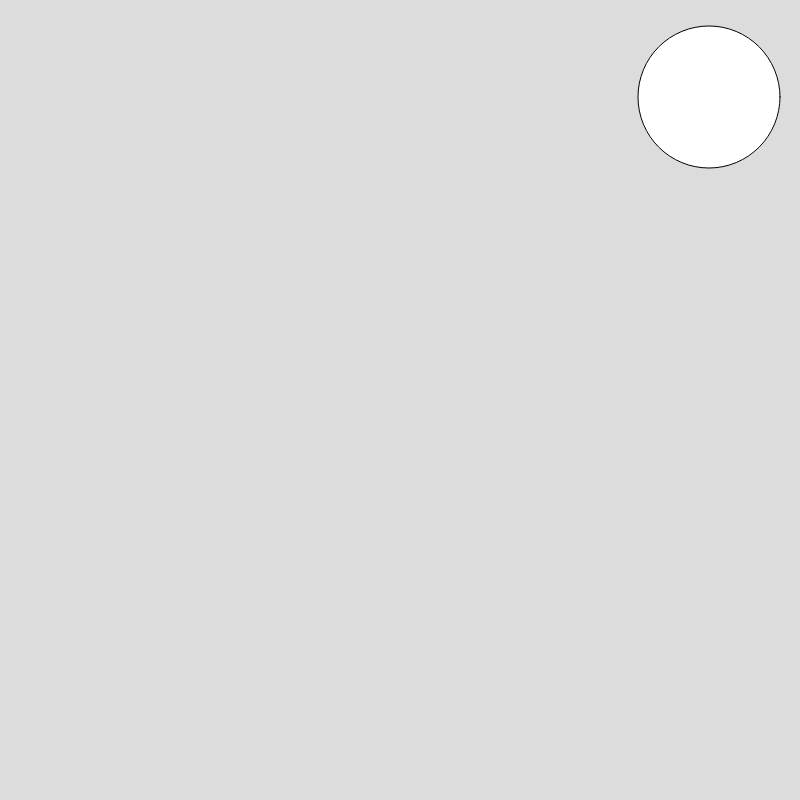
Frame 1 (no input)
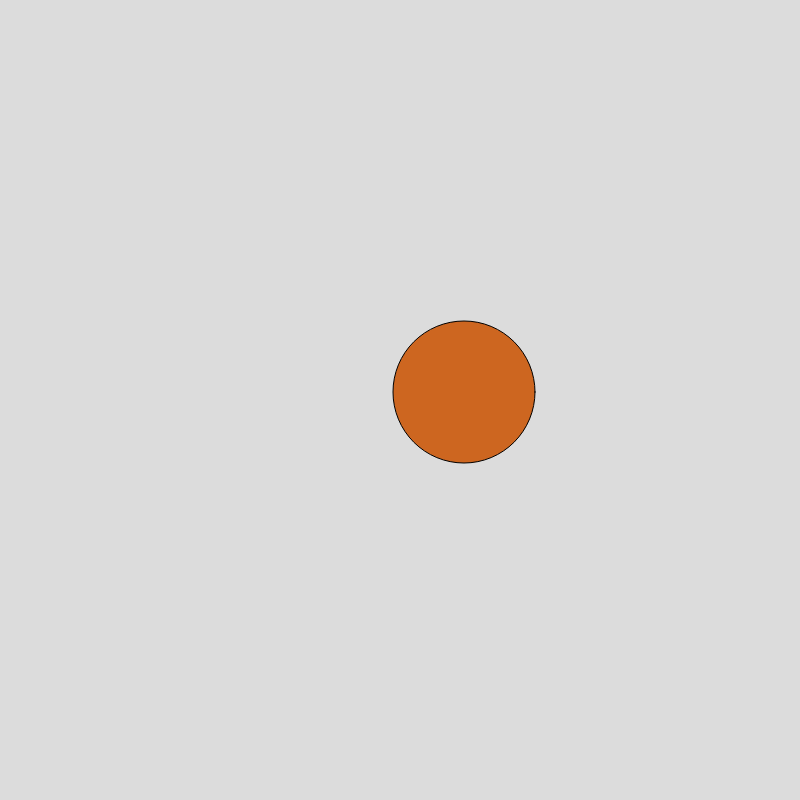
Frame 60 (no input)
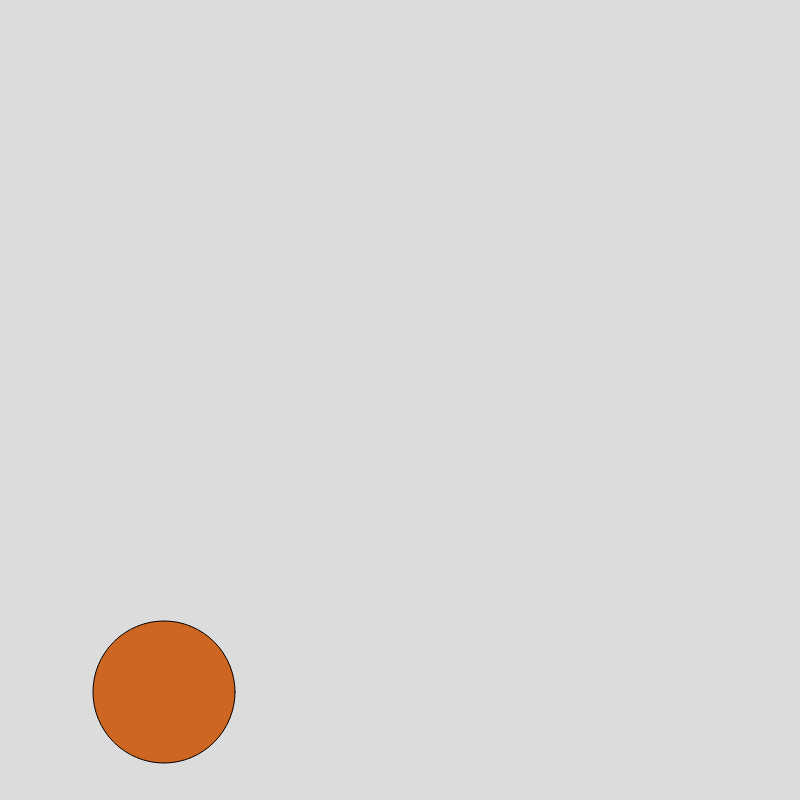
Frame 120 (the mouse pressed at the canvas centre since frame 60)

The p5.js sketch that drew these frames (run headless with seeded random() and noise() and a simulated clock; from frame 60 on, the mouse is pressed at the canvas centre):

// p5.js sketch
// ── sketch.js
function setup() {
    createCanvas(800, 800);
  }
  let d = Math.floor(Math.random()*101)+51;
  let x = Math.floor(Math.random()*((801-d)-1)+d/2);
  let y = Math.floor(Math.random()*((801-d)-1)+d/2);
  let xSpeed = Math.floor(Math.random()*10)+4;
  let ySpeed = Math.floor(Math.random()*10)+4;
   
  let rød = Math.floor(Math.random()*256);
  let grøn = Math.floor(Math.random()*256);
  let blå = Math.floor(Math.random()*256);
   
  var bold = ["bold1","bold2","bold3","bold4"];
   
  function draw() {
    background(220);
    
    circle(x,y,d);
    fill(rød,grøn,blå);
    if(x>width-d/2||x<0+d/2){
      xSpeed=-xSpeed;
    }
    if(y>height-d/2||y<0+d/2){
      ySpeed=-ySpeed;
    }
    x=x+xSpeed;
    y=y+ySpeed;
  }
  
// ── sketch copy.js
let balls = new Array(10);
 
function setup() {
  createCanvas(windowWidth, windowHeight);
  for (let i = 0; i < balls.length; i++) {
    let d = random(50, 120)
    balls[i] = new RandomBall(random(width - d, 0 + d), random(height - d, 0 + d));
  }
}
 
function draw() {
  background(220);
  for (let i = 0; i < balls.length; i++) {
    const b = balls[i]
    b.render();
    b.update();
  }
}
 
class RandomBall {
  constructor(x, y) {
    this.x = x
    this.y = y
    this.d = random(50, 120)
    const sMax = 10
    this.speedX = random(-sMax, sMax)
    this.speedY = random(-sMax, sMax)
  }
  update() {
    this.x += this.speedX;
    this.y += this.speedY;
 
    if (this.x + this.d / 2 > width || this.x - this.d / 2 < 0) {
      this.speedX = -this.speedX
    }
    if (this.y + this.d / 2 > height || this.y - this.d / 2 < 0) {
      this.speedY = -this.speedY
    }
  }
  render() {
    circle(this.x, this.y, this.d)
  }
}
